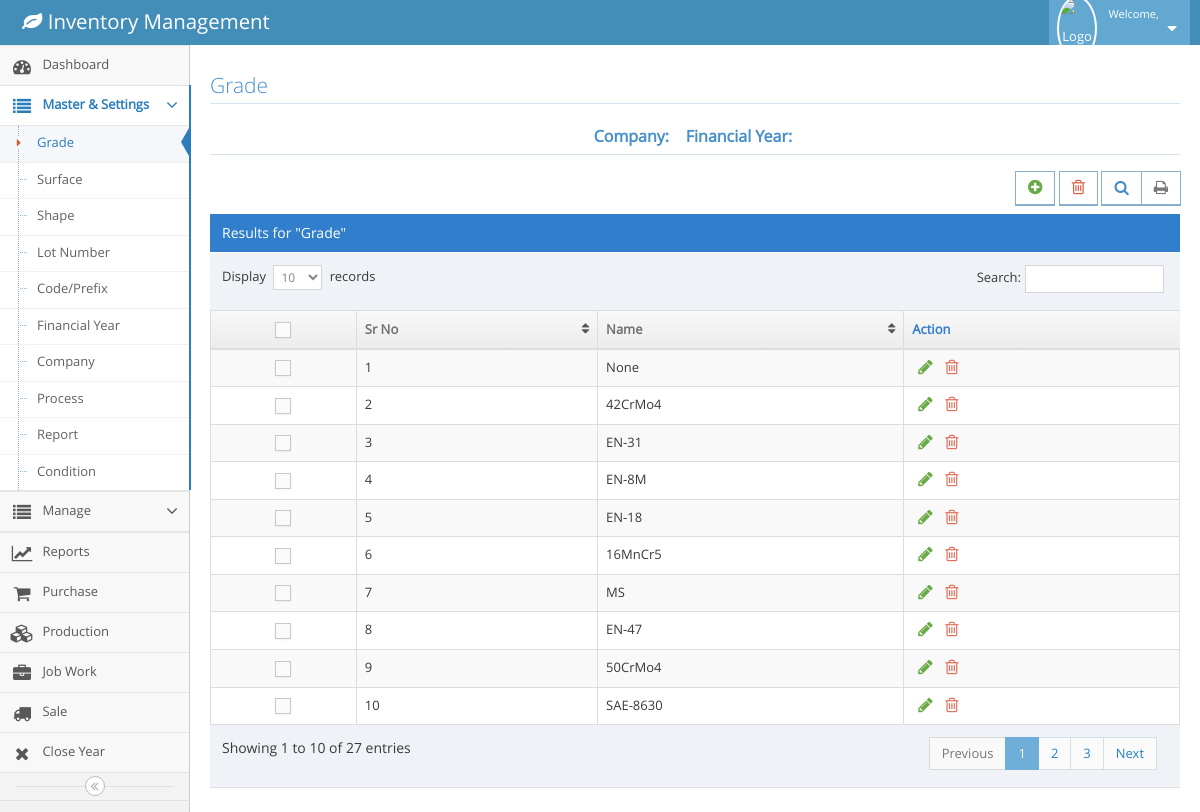
Screenshot of /grade.php (signed in) with the database file from the repository.
### tables this page shows
CREATE TABLE `m_grade` (
  `id` int(11) NOT NULL,
  `name` text NOT NULL
);

### grade.php (the view, shortened to what this page needs)
<!DOCTYPE html>
<?php
	include('config.php');
	$fy=$_SESSION['fy'];
	$company=$_SESSION['cname'];
 ?>
<html lang="en">
	<head>
		<link rel="stylesheet" href="assets/css/bootstrap.min.css" />
		<link rel="stylesheet" href="assets/font-awesome/4.5.0/css/font-awesome.min.css" />
		<link rel="stylesheet" href="assets/css/ace.min.css" class="ace-main-stylesheet" id="main-ace-style" />
		<link rel="stylesheet" href="assets/css/ace-skins.min.css" />
		<link rel="stylesheet" href="assets/css/ace-rtl.min.css" />
		<link rel="stylesheet" href="assets/css/jquery-confirm.css" />
	</head>
	<body class="no-skin">
		<?php include('navbar.php') ?>
		<div class="main-container ace-save-state" id="main-container">
			<?php include('menubar.php') ?>
			<div class="main-content">
				<div class="main-content-inner">
					<div class="page-content">
								<div class="row">
									<div class="col-xs-12">
										<h3 class="header smaller lighter blue">Grade</h3>
											<h5 class="header blue lighter bigger" align="center">
												<b>Company:&nbsp; <?php echo $company ?>  &nbsp;
												Financial Year:&nbsp; <?php echo $fy ?> </b>
											</h5>
										<div class="clearfix">
											<div class="pull-right tableTools-container">
												<div class="btn btn-white btn-primary btn-bold">
													<a class="blue" href="#" data-toggle="tooltip" title="Add" id="myBtn" class="btn btn-primary btn-lg" data-toggle="modal" data-target="#myModal">
														<i class="ace-icon fa fa-plus-circle bigger-120 green"></i>
													</a>
												</div>
												<div class="btn btn-white btn-primary btn-bold">
													<a class="blue" href="" data-toggle="tooltip" title="Delete">
														<i class="ace-icon fa fa-trash-o bigger-120 red"></i>
													</a>
												</div>
										  </div>
										 </div>
										<div class="table-header">
											Results for "Grade"
										</div>
										<div>
											<table id="dynamic-table" class="table table-striped table-bordered table-hover">
												<thead>
													<tr>
														<th class="center">
															<label class="pos-rel">
																<span class="lbl"></span>
															</label>
														</th>
														<th>Sr No</th>
														<th>Name</th>
														<th>Action</th>
													</tr>
												</thead>
												<tbody>
														<?php
										            		$query=mysqli_query($conn,"select * from m_grade");
															$count=0;
															while($row=mysqli_fetch_array($query))
															{
																$count++;
																$id=$row['id'];
																$name=$row['name'];
															?>
													<tr>
														<td class="center">
															<label class="pos-rel">
																<span class="lbl"></span>
															</label>
														</td>
														<td><?php echo $count;?></td>
														<td class="editableColumns" id="<?php echo $id;?>">
															<?php echo $name;?>
														</td>
														<td>
															<div class="hidden-sm hidden-xs action-buttons">
																<button class="green" style="background-color: Transparent; border: none;outline:none;" data-toggle="tooltip" title="Edit">
																	<i class="ace-icon fa fa-pencil bigger-130"></i>
																</button>
																<a class="red" data-toggle="tooltip" title="Delete" href="deletegrade.php?id=<?php echo $id;?>">
																	<i class="ace-icon fa fa-trash-o bigger-130"></i>
																</a>
															</div>
														</td>
													</tr>
													<?php
													}
												?>
													</tbody>
												</table>
											</div>
										</div>
									</div>
								</div>
						</div>
					</div>
		</div>
	</body>
</html>

### rows the page displays
m_grade: name "None"
m_grade: name "42CrMo4"
m_grade: name "EN-31"
m_grade: name "EN-8M"
m_grade: name "EN-18"
m_grade: name "16MnCr5"
m_grade: name "MS"
m_grade: name "EN-47"
m_grade: name "50CrMo4"
m_grade: name "SAE-8630"
